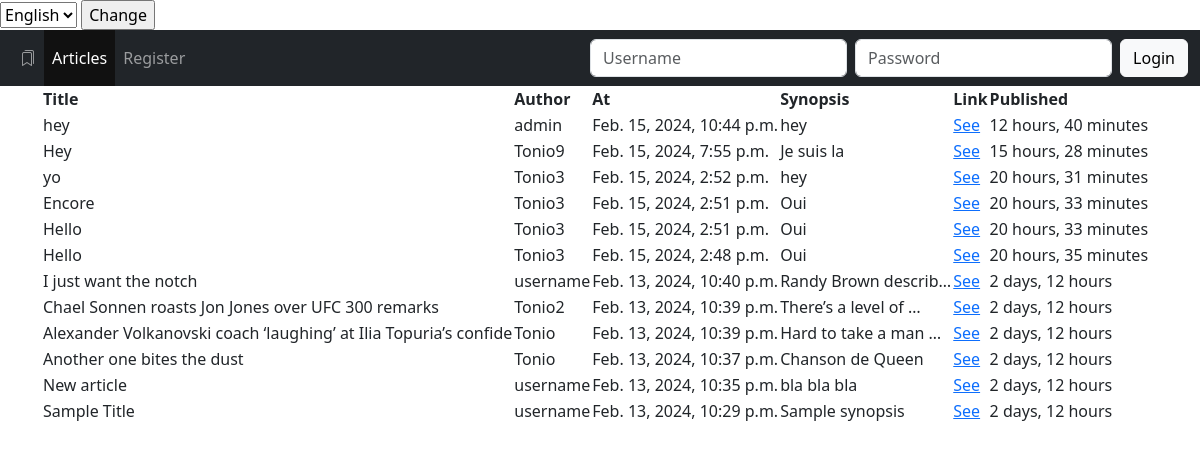
The page /articles on the database its author committed.
### blog/models.py (models this page shows, shortened)
class Article(models.Model):
    title = models.CharField(max_length=64)
    author = models.ForeignKey(User, on_delete=models.CASCADE)
    created = models.DateTimeField(auto_now_add=True)
    synopsis = models.CharField(max_length=312)
    content = models.TextField()

### blog/views.py (the view)
# urls.py: path("articles", views.ArticlesView.as_view(), name="articles"),
class ArticlesView(generic.ListView):
    model = Article
    template_name = "blog/article_list.html"

### blog/templates/blog/article_list.html
{% extends "blog/base.html" %}
{% load i18n %}
{% block content %}
<table>
    <tr>
        <th>{% translate 'Title' %}</th>
        <th>{% translate 'Author' %}</th>
        <th>{% translate 'At' %}</th>
        <th>{% translate 'Synopsis' %}</th>
        <th>{% translate 'Link' %}</th>
        <th>{% translate 'Published' %}</th>
    </tr>
    {% for a in article_list|dictsortreversed:"created" %}
    <tr>
        <td>{{ a.title }}</td>
        <td>{{ a.author }}</td>
        <td>{{ a.created }}</td>
        <td>{{ a.synopsis|truncatechars:20 }}</td>
        <td><a href="{% url 'blog:article' a.id %}">{% translate 'See' %}</a></td>
        <td>{{ a.created|timesince }}</td>
    </tr>
    {% endfor %}
</table>
{% endblock %}

### rows shown on the page
Article: title "hey", author "admin", created "Feb. 15, 2024, 10:44 p.m.", synopsis "hey", created "12 hours, 40 minutes"
Article: title "Hey", author "Tonio9", created "Feb. 15, 2024, 7:55 p.m.", synopsis "Je suis la", created "15 hours, 28 minutes"
Article: title "yo", author "Tonio3", created "Feb. 15, 2024, 2:52 p.m.", synopsis "hey", created "20 hours, 31 minutes"
Article: title "Encore", author "Tonio3", created "Feb. 15, 2024, 2:51 p.m.", synopsis "Oui", created "20 hours, 33 minutes"
Article: title "Hello", author "Tonio3", created "Feb. 15, 2024, 2:51 p.m.", synopsis "Oui", created "20 hours, 33 minutes"
Article: title "Hello", author "Tonio3", created "Feb. 15, 2024, 2:48 p.m.", synopsis "Oui", created "20 hours, 35 minutes"
Article: title "I just want the notch", author "username", created "Feb. 13, 2024, 10:40 p.m.", synopsis "Randy Brown describ…", created "2 days, 12 hours"
Article: title "Chael Sonnen roasts Jon Jones over UFC 300 remarks", author "Tonio2", created "Feb. 13, 2024, 10:39 p.m.", synopsis "There’s a level of …", created "2 days, 12 hours"
Article: title "Alexander Volkanovski coach ‘laughing’ at Ilia Topuria’s confide", author "Tonio", created "Feb. 13, 2024, 10:39 p.m.", synopsis "Hard to take a man …", created "2 days, 12 hours"
Article: title "Another one bites the dust", author "Tonio", created "Feb. 13, 2024, 10:37 p.m.", synopsis "Chanson de Queen", created "2 days, 12 hours"
Article: title "New article", author "username", created "Feb. 13, 2024, 10:35 p.m.", synopsis "bla bla bla", created "2 days, 12 hours"
Article: title "Sample Title", author "username", created "Feb. 13, 2024, 10:29 p.m.", synopsis "Sample synopsis", created "2 days, 12 hours"

### other values the page prints
form field language "English"
